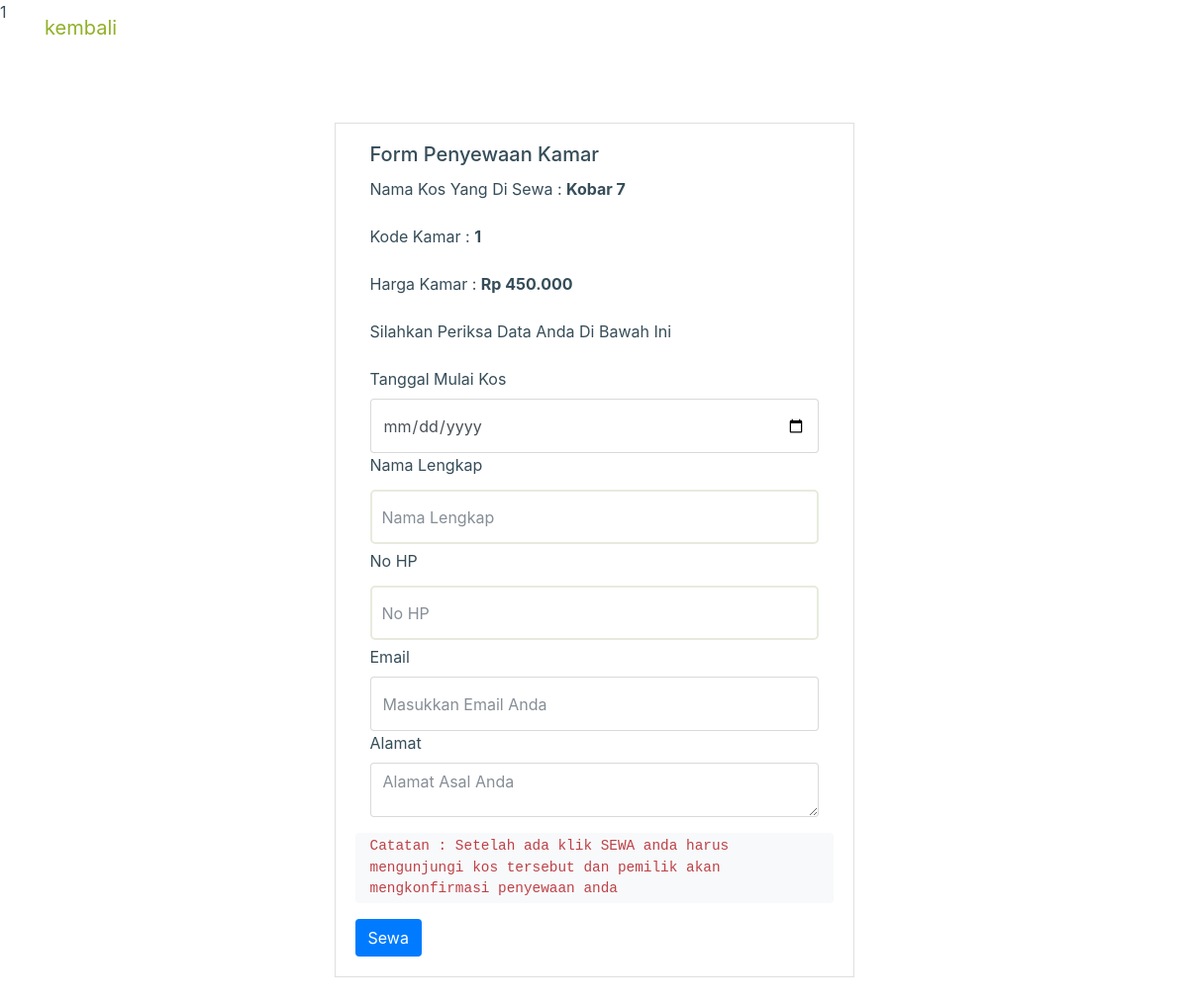
The page /penyewa/formsewa.php?id=1 on the database its author committed.
### tables this page shows
CREATE TABLE `tbkamar` (
  `kdkamar` int(5) NOT NULL,
  `lemari` int(2) DEFAULT NULL,
  `kasur` int(2) DEFAULT NULL,
  `mejabelajar` int(2) DEFAULT NULL,
  `kursi` int(2) DEFAULT NULL,
  `harga` int(10) DEFAULT NULL,
  `luaskamar` varchar(10) NOT NULL,
  `cermin` int(2) DEFAULT NULL,
  `kdkos` varchar(5) NOT NULL,
  `fotokamar` varchar(191) NOT NULL,
  `fotokamar1` varchar(191) NOT NULL,
  `status` int(1) NOT NULL DEFAULT '1' COMMENT '1 = kosong 0 = disewa 2 = di pesan	'
);

CREATE TABLE `tbkos` (
  `kdkos` int(5) NOT NULL,
  `namakos` varchar(20) NOT NULL,
  `alamat` varchar(30) NOT NULL,
  `jemuran` int(2) DEFAULT NULL,
  `jeniskos` varchar(2) NOT NULL,
  `kamarmandi` int(2) DEFAULT NULL,
  `Parkiran` int(2) DEFAULT NULL,
  `kampus` int(5) DEFAULT NULL,
  `dapur` int(2) DEFAULT NULL,
  `televisi` int(2) DEFAULT NULL,
  `wifi` int(2) DEFAULT NULL,
  `warungmakan` int(2) DEFAULT NULL,
  `masjid` int(2) DEFAULT NULL,
  `atm` int(2) DEFAULT NULL,
  `minimarket` int(2) DEFAULT NULL,
  `kdpemilik` varchar(5) NOT NULL,
  `fotokos` varchar(191) NOT NULL,
  `fotokos1` varchar(191) NOT NULL
);

### penyewa/formsewa.php (the view, shortened to what this page needs)
<?php
include 'inc/header.php';
$id = $_GET['id'];
$datasewa = mysqli_query($koneksi, "SELECT * FROM tbpenyewa WHERE username='".$_SESSION['username']."'");
$dasewa = mysqli_fetch_array($datasewa);
$data = mysqli_fetch_array(mysqli_query($koneksi, "SELECT a.*, b.namakos, b.kdpemilik from tbkamar a left join tbkos b on a.kdkos=b.kdkos where a.kdkamar='$id'"));
echo $data['status'];
?>
<div class="container">
  <center>
    <form action="" method="POST">
      <div class="card-group col-sm-6" style="margin-top: 100px; margin-bottom: 50px;">
        <div class="card">
          <div class="container">
            <div style="text-align:left;" class="card-body">
              <h5 class="card-title">Form Penyewaan Kamar</h5>
              <div class="row">
                <div class="col-md-12 form-group">
                  <label>Nama Kos Yang Di Sewa : </label>
                  <b>
                    <?= $data['namakos'] ?>
                  </b>
                </div>
                <div class="col-md-12 form-group">
                  <label>Kode Kamar : </label>
                  <b>
                    <?= $id ?>
                  </b>
                </div>
                <div class="col-md-12 form-group">
                  <label>Harga Kamar : </label>
                  <b>
                    <?= "Rp " . number_format($data['harga'], 0, ',', '.'); ?>
                  </b>
                </div>
                <div class="col-md-12 form-group">
                  <label>Silahkan Periksa Data Anda Di Bawah Ini </label>
                </div>
                <div class="col-md-12 form-group">
                  <label>Tanggal Mulai Kos</label>
                  <input type="date" required class="form-control" name="tgl" min="<?= date("Y-m-d") ?>">
                  <label>Nama Lengkap</label>
                  <input type="text" required class="form-control" placeholder="Nama Lengkap" name="nama" value="<?php echo $dasewa['nama']; ?>">
                  <label>No HP</label>
                  <input type="text" class="form-control" onkeypress="return hanyaAngka(event)" placeholder="No HP" maxlength="13" name="nohp" value="<?php echo $dasewa['nohp']; ?>" required>
                  <label>Email</label>
                  <input type="email" required class="form-control" placeholder="Masukkan Email Anda" name="email" value="<?php echo $dasewa['email']; ?>">
                  <label>Alamat</label>
                  <textarea required class="form-control" placeholder="Alamat Asal Anda" name="alamat"><?php echo $dasewa['alamat']; ?></textarea>
                </div>
                <br>
                <code class="col-md-12 form-group">Catatan : Setelah ada klik SEWA anda harus mengunjungi kos tersebut dan pemilik akan mengkonfirmasi penyewaan anda</code>
                <input class="btn btn-primary" style="float: right;" type="submit" name="btnsewa" value="Sewa">
              </div>
            </div>
          </div></div></div></form>
  </center>
</div>
</div>
<?php
include "inc/footer.php";
?>

### css/style.css (style rules this page uses)
.card-body input[type="text"] { margin: 5px 0; border-radius: 5px; border: 2px solid #e7ebdd ; width: 100%; padding-left: 10px; }
html { overflow-x: hidden; }
body { line-height: 1.7; color: #364d59 !important; font-weight: 300; font-size: 1rem; }
h1, h2, h3, h4, h5, .h1, .h2, .h3, .h4, .h5 { font-weight: 300; color: #364d59; }
.btn { padding: 10px 20px; text-decoration: none; }
.form-control { height: 55px; background: #fff !important; font-family: "DM Sans", -apple-system, BlinkMacSystemFont, "Segoe UI", Roboto, "Helvetica Neue", Arial, "Noto Sans", sans-serif, "Apple Color Emoji", "Segoe UI Emoji", "Segoe UI Symbol", "Noto Color Emoji"; }
.form-control { border: none; border: 1px solid #e6e6e6; }

### penyewa/inc/header.php (style rules this page uses)
body { background-image: url("../images/penyewa.png"); background-size: cover; }

### rows shown on the page
tbkamar: status "1", tbkos.namakos "Kobar 7", harga "450.000"

### other values the page prints
$id "1"
